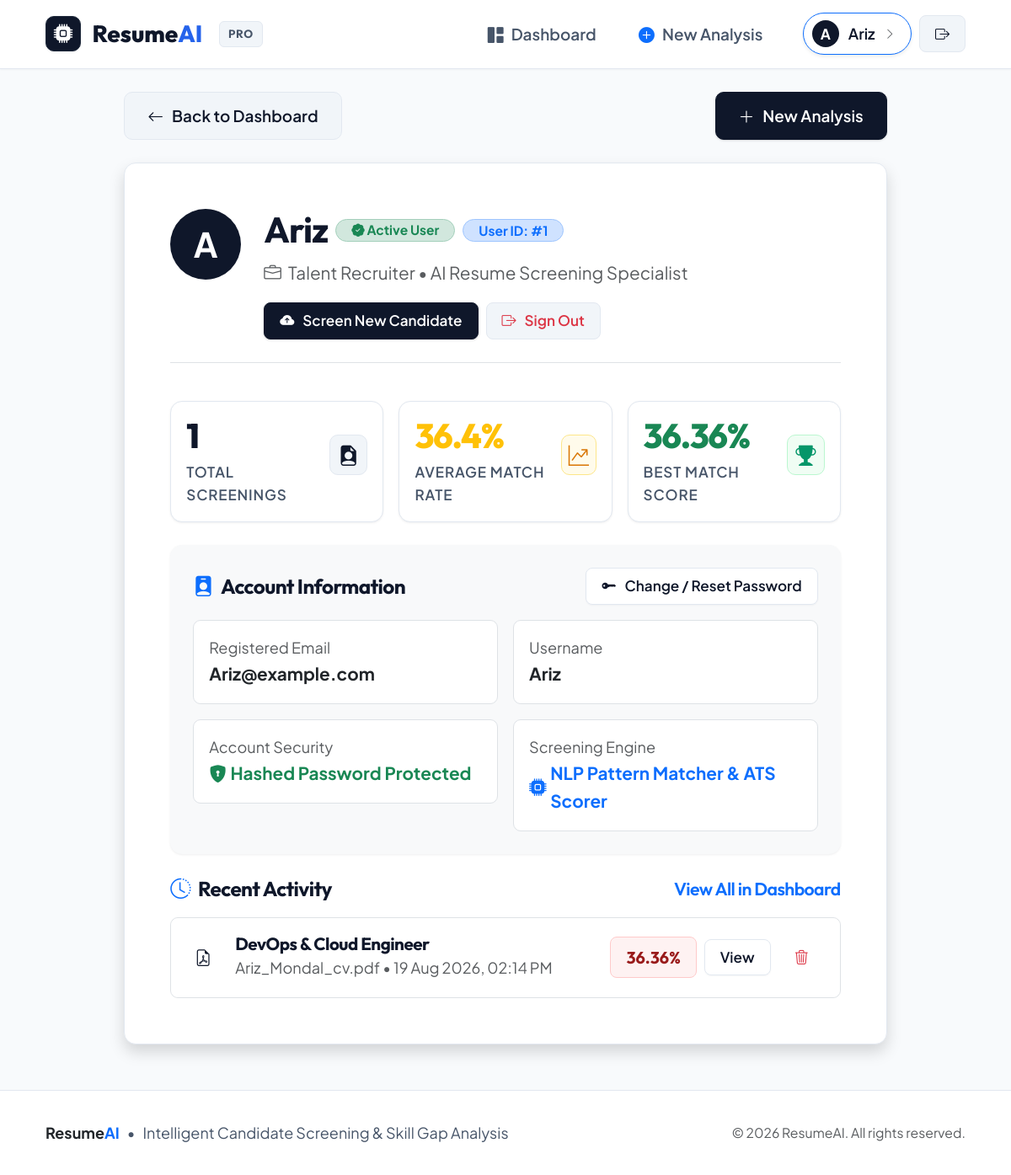
The app's page /profile (signed in) with its own data.
### models.py (models this page shows)
class User(UserMixin, db.Model):
    __tablename__ = "user"
    id = db.Column(db.Integer, primary_key=True)
    username = db.Column(db.String(150), unique=True, nullable=True)
    email = db.Column(db.String(150), unique=True, nullable=False)
    password = db.Column(db.String(300), nullable=False)  # Hashed password string
    analyses = db.relationship("Analysis", backref="user", lazy=True)

class Analysis(db.Model):
    __tablename__ = "analysis"
    id = db.Column(db.Integer, primary_key=True)
    user_id = db.Column(db.Integer, db.ForeignKey("user.id"), nullable=False)
    resume_filename = db.Column(db.String(300))
    job_title = db.Column(db.String(200))
    matched_skills = db.Column(db.Text)   # Comma-separated string: "python,sql,flask"
    missing_skills = db.Column(db.Text)   # Comma-separated string: "docker,aws"
    match_percentage = db.Column(db.Float)
    created_at = db.Column(db.DateTime, default=datetime.utcnow)

### app.py (the view)
@app.route("/profile")
@login_required
def profile():
    analyses = Analysis.query.filter_by(user_id=current_user.id)\
        .order_by(Analysis.created_at.desc()).all()
    total_count = len(analyses)
    avg_score = 0
    best_score = 0
    if total_count > 0:
        scores = [a.match_percentage for a in analyses if a.match_percentage is not None]
        if scores:
            avg_score = round(sum(scores) / len(scores), 1)
            best_score = max(scores)
    return render_template(
        "profile.html",
        analyses=analyses,
        total_count=total_count,
        avg_score=avg_score,
        best_score=best_score
    )

### app.py (called while the page is built)
@login_manager.user_loader
def load_user(user_id):
    return db.session.get(User, int(user_id))

### templates/profile.html (shortened to what this page needs)
{% extends "base.html" %}
{% block content %}
<div class="row justify-content-center">
    <div class="col-12 col-xl-10">
        <div class="d-flex justify-content-between align-items-center mb-4">
            <a href="{{ url_for('dashboard') }}" class="btn btn-secondary-subtle">
                <i class="bi bi-arrow-left"></i>
                <span>Back to Dashboard</span>
            </a>
            <a href="{{ url_for('upload_resume') }}" class="btn btn-primary">
                <i class="bi bi-plus-lg"></i>
                <span>New Analysis</span>
            </a>
        </div>
        <div class="card shadow p-4 p-md-5 mb-4">
            <div class="d-flex flex-column flex-md-row align-items-center align-items-md-start gap-4 pb-4 border-bottom">
                <div class="user-avatar" style="width: 84px; height: 84px; font-size: 2.25rem; box-shadow: var(--brand-glow);">
                    {{ current_user.username[0]|upper }}
                </div>
                <div class="text-center text-md-start flex-grow-1">
                    <div class="d-flex flex-wrap align-items-center justify-content-center justify-content-md-start gap-2 mb-2">
                        <h2 class="fw-bold mb-0">{{ current_user.username }}</h2>
                        <span class="badge bg-success-subtle text-success border border-success-subtle rounded-pill px-3 py-1 small">
                            <i class="bi bi-patch-check-fill"></i> Active User
                        </span>
                        <span class="badge bg-primary-subtle text-primary border border-primary-subtle rounded-pill px-3 py-1 small">
                            User ID: #{{ current_user.id }}
                        </span>
                    </div>
                    <p class="text-muted mb-3">
                        <i class="bi bi-briefcase me-1"></i> Talent Recruiter &bull; AI Resume Screening Specialist
                    </p>
                    <div class="d-flex flex-wrap justify-content-center justify-content-md-start gap-2">
                        <a href="{{ url_for('upload_resume') }}" class="btn btn-sm btn-primary">
                            <i class="bi bi-cloud-arrow-up-fill"></i> Screen New Candidate
                        </a>
                        <a href="{{ url_for('logout') }}" class="btn btn-sm btn-secondary-subtle text-danger">
                            <i class="bi bi-box-arrow-right"></i> Sign Out
                        </a>
                    </div>
                </div>
            </div>
            <div class="row g-3 my-4">
                <div class="col-12 col-md-4">
                    <div class="stat-card p-3">
                        <div class="d-flex align-items-center justify-content-between">
                            <div>
                                <div class="stat-value" style="font-size: 2.25rem;">{{ total_count }}</div>
                                <div class="stat-label">Total Screenings</div>
                            </div>
                            <div class="stat-icon primary" style="width: 48px; height: 48px; font-size: 1.35rem;">
                                <i class="bi bi-file-earmark-person-fill"></i>
                            </div>
                        </div>
                    </div>
                </div>
                <div class="col-12 col-md-4">
                    <div class="stat-card p-3">
                        <div class="d-flex align-items-center justify-content-between">
                            <div>
                                <div class="stat-value text-warning" style="font-size: 2.25rem;">{{ avg_score }}%</div>
                                <div class="stat-label">Average Match Rate</div>
                            </div>
                            <div class="stat-icon warning" style="width: 48px; height: 48px; font-size: 1.35rem;">
                                <i class="bi bi-graph-up-arrow"></i>
                            </div>
                        </div>
                    </div>
                </div>
                <div class="col-12 col-md-4">
                    <div class="stat-card p-3">
                        <div class="d-flex align-items-center justify-content-between">
                            <div>
                                <div class="stat-value text-success" style="font-size: 2.25rem;">{{ best_score }}%</div>
                                <div class="stat-label">Best Match Score</div>
                            </div>
                            <div class="stat-icon success" style="width: 48px; height: 48px; font-size: 1.35rem;">
                                <i class="bi bi-trophy-fill"></i>
                            </div>
                        </div>
                    </div>
                </div>
            </div>
            <div class="card bg-light border-0 p-4 mb-4">
                <div class="d-flex justify-content-between align-items-center mb-3">
                    <h5 class="fw-bold mb-0 d-flex align-items-center gap-2">
                        <i class="bi bi-person-badge-fill text-primary"></i>
                        <span>Account Information</span>
                    </h5>
                    <a href="{{ url_for('forgot_password') }}" class="btn btn-sm btn-outline-primary">
                        <i class="bi bi-key-fill"></i> Change / Reset Password
                    </a>
                </div>
                <div class="row g-3">
                    <div class="col-md-6">
                        <div class="bg-white p-3 rounded-3 border">
                            <div class="text-muted small">Registered Email</div>
                            <div class="fw-bold font-mono">{{ current_user.email or 'N/A' }}</div>
                        </div>
                    </div>
                    <div class="col-md-6">
                        <div class="bg-white p-3 rounded-3 border">
                            <div class="text-muted small">Username</div>
                            <div class="fw-bold font-mono">{{ current_user.username }}</div>
                        </div>
                    </div>
                    <div class="col-md-6">
                        <div class="bg-white p-3 rounded-3 border">
                            <div class="text-muted small">Account Security</div>
                            <div class="fw-bold text-success d-flex align-items-center gap-1">
                                <i class="bi bi-shield-lock-fill"></i> Hashed Password Protected
                            </div>
                        </div>
                    </div>
                    <div class="col-md-6">
                        <div class="bg-white p-3 rounded-3 border">
                            <div class="text-muted small">Screening Engine</div>
                            <div class="fw-bold text-primary d-flex align-items-center gap-1">
                                <i class="bi bi-cpu-fill"></i> NLP Pattern Matcher &amp; ATS Scorer
                            </div>
                        </div>
                    </div>
                </div>
            </div>
            <div>
                <h5 class="fw-bold mb-3 d-flex align-items-center justify-content-between">
                    <span class="d-flex align-items-center gap-2">
                        <i class="bi bi-clock-history text-primary"></i>
                        <span>Recent Activity</span>
                    </span>
                    <a href="{{ url_for('dashboard') }}" class="small fw-semibold text-primary">View All in Dashboard</a>
                </h5>
                {% if analyses %}
                    <div class="list-group list-group-flush border rounded-3 overflow-hidden">
                        {% for a in analyses[:5] %}
                            <div class="list-group-item p-3 d-flex flex-column flex-md-row align-items-md-center justify-content-between gap-3">
                                <div class="d-flex align-items-center gap-3">
                                    <div class="user-avatar" style="background: var(--primary-light); color: var(--primary); width: 40px; height: 40px; font-size: 1.1rem;">
                                        <i class="bi bi-file-earmark-pdf"></i>
                                    </div>
                                    <div>
                                        <h6 class="fw-bold mb-0">{{ a.job_title }}</h6>
                                        <span class="text-muted small font-mono">{{ a.resume_filename }} &bull; {{ a.created_at.strftime('%d %b %Y, %I:%M %p') }}</span>
                                    </div>
                                </div>
                                <div class="d-flex align-items-center gap-2 ms-auto ms-md-0">
                                    <span class="match-badge {% if a.match_percentage >= 70 %}high{% elif a.match_percentage >= 40 %}mid{% else %}low{% endif %}">
                                        {{ a.match_percentage }}%
                                    </span>
                                    <a href="{{ url_for('result', analysis_id=a.id) }}" class="btn btn-sm btn-outline-primary">
                                        View
                                    </a>
                                    <form method="POST" action="{{ url_for('delete_analysis', analysis_id=a.id) }}" onsubmit="return confirm('Are you sure you want to delete this analysis report?');" class="d-inline m-0">
                                        <button type="submit" class="btn btn-sm btn-outline-danger" title="Delete analysis">
                                            <i class="bi bi-trash3"></i>
                                        </button>
                                    </form>
                                </div>
                            </div>
                        {% endfor %}
                    </div>
                {% else %}
                    <div class="text-center py-4 bg-light rounded-3 text-muted small">
                        No screening analyses recorded yet.
                    </div>
                {% endif %}
            </div>
        </div>
    </div>
</div>
{% endblock %}

### templates/base.html (shortened to what this page needs)
<!DOCTYPE html>
<html lang="en">
<head>
    <link rel="stylesheet" href="https://cdn.jsdelivr.net/npm/bootstrap-icons@1.11.3/font/bootstrap-icons.min.css">
    <link rel="stylesheet" href="https://cdn.jsdelivr.net/npm/bootstrap@5.3.3/dist/css/bootstrap.min.css">
    <link rel="stylesheet" href="{{ url_for('static', filename='style.css') }}">
</head>
<body>
<nav class="navbar navbar-expand-lg app-navbar">
    <div class="container-fluid px-3 px-md-5">
        <a class="brand-logo" href="{{ url_for('home') }}">
            <div class="brand-icon-box">
                <i class="bi bi-cpu-fill"></i>
            </div>
            <span>Resume<span class="highlight">AI</span></span>
            <span class="brand-badge d-none d-sm-inline">PRO</span>
        </a>
        <div class="collapse navbar-collapse" id="navbarContent">
            <ul class="navbar-nav ms-auto align-items-lg-center gap-2 my-2 my-lg-0">
                {% if current_user.is_authenticated %}
                    <li class="nav-item">
                        <a href="{{ url_for('dashboard') }}" class="nav-link-custom {% if request.endpoint == 'dashboard' %}active{% endif %}">
                            <i class="bi bi-grid-1x2-fill"></i> Dashboard
                        </a>
                    </li>
                    <li class="nav-item">
                        <a href="{{ url_for('upload_resume') }}" class="nav-link-custom {% if request.endpoint == 'upload_resume' %}active{% endif %}">
                            <i class="bi bi-plus-circle-fill text-primary"></i> New Analysis
                        </a>
                    </li>
                    <li class="nav-item ms-lg-3 mt-2 mt-lg-0 d-flex align-items-center gap-2">
                        <a href="{{ url_for('profile') }}" class="user-pill text-decoration-none {% if request.endpoint == 'profile' %}border-primary shadow-sm{% endif %}" title="View My Profile">
                            <div class="user-avatar">
                                {{ (current_user.username or current_user.email or 'U')[0]|upper }}
                            </div>
                            <span>{{ current_user.username or current_user.email }}</span>
                            <i class="bi bi-chevron-right small text-muted" style="font-size: 0.75rem;"></i>
                        </a>
                        <a href="{{ url_for('logout') }}" class="btn btn-sm btn-secondary-subtle" title="Sign out">
                            <i class="bi bi-box-arrow-right"></i>
                        </a>
                    </li>
                {% endif %}
            </ul>
        </div>
    </div>
</nav>
<main class="container-fluid px-3 px-md-5 my-4 flex-grow-1 fade-in">
    {% block content %}{% endblock %}
</main>
<footer class="app-footer">
    <div class="container-fluid px-3 px-md-5 d-flex flex-column flex-md-row align-items-center justify-content-between gap-3 text-center text-md-start">
        <div class="d-flex align-items-center gap-2">
            <span class="fw-bold text-dark font-heading">Resume<span class="text-primary">AI</span></span>
            <span>&bull;</span>
            <span>Intelligent Candidate Screening &amp; Skill Gap Analysis</span>
        </div>
        <div class="text-muted small">
            &copy; {{ now.year if now else '2026' }} ResumeAI. All rights reserved.
        </div>
    </div>
</footer>
</body>
</html>

### records on screen
User: username "A", username "Ariz", id "1", email "Ariz@example.com"
Analysis: match_percentage "36.36", job_title "DevOps & Cloud Engineer", resume_filename "Ariz_Mondal_cv.pdf", created_at "19 Aug 2026, 02:14 PM"

### other values on screen
{{ total_count }} "1"
{{ avg_score }} "36.4"
{{ now.year if now else '2026' }} "2026"
